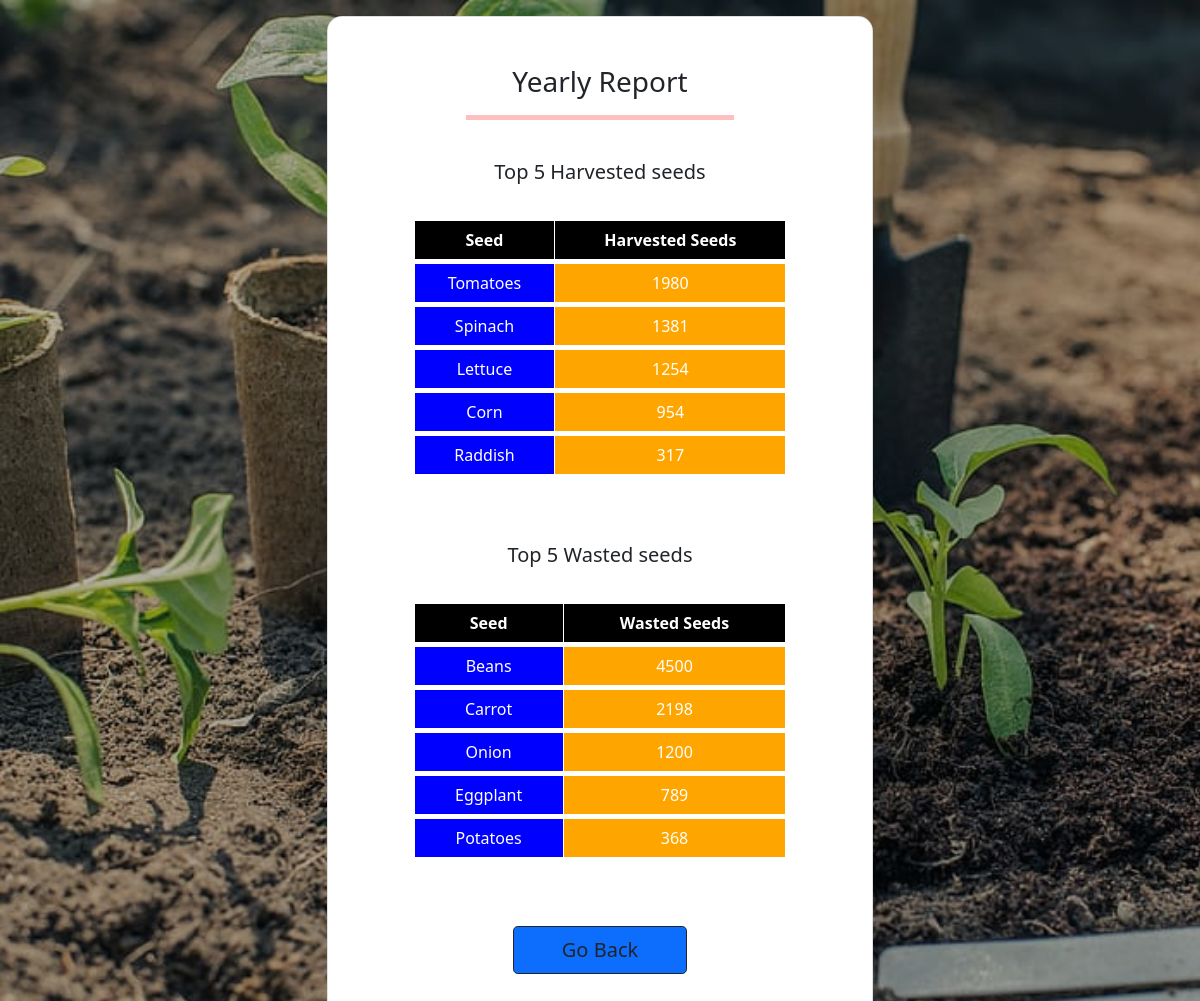
The app's page /yearly_report.php with its own data.
### tables this page shows
CREATE TABLE `seed` (
  `id` int(10) UNSIGNED NOT NULL,
  `name` varchar(150) NOT NULL,
  `category` varchar(50) NOT NULL,
  `ptime` varchar(20) NOT NULL,
  `quantity` int(10) NOT NULL,
  `edate` date NOT NULL,
  `simage` varchar(250) NOT NULL
);

CREATE TABLE `wastedseed` (
  `id` int(11) NOT NULL,
  `name` varchar(250) NOT NULL,
  `category` varchar(250) NOT NULL,
  `quantity` int(15) NOT NULL,
  `date` date NOT NULL
);

### yearly_report.php (the view, shortened to what this page needs)
<?php
include("connection.php");
function show()
{
    global $conn;
    $qry1 = "SELECT * FROM `seed` WHERE category = 'harvested' order by quantity desc LIMIT 5 ";
    $run1 = mysqli_query($conn,$qry1);
?>
<div class="table-responsive">
<table class="table table-bordered mb-3" style="width:85%; text-align: center; margin: auto; color: white; border: 5px solid white">
  <thead>
      <tr style="background-color: black">
          <th>Seed</th>
          <th>Harvested Seeds</th>
      </tr>
  </thead>
  <tbody>
<?php
	if($run1==true)
	{
        while($data1 = mysqli_fetch_assoc($run1))
		{
			?><tr style="border: 5px solid"><td style="background-color: blue"><?php echo $data1['name']; ?></td>
			<td style="background-color: orange"><?php echo $data1['quantity']; ?></td>
    </tr></tbody>
			<?php
		}
	}
?>
</table>
</div>
<?php
}
function show2()
{
    global $conn;
    $qry3 = "SELECT * FROM `wastedseed` order by quantity desc LIMIT 5";
    $run3 = mysqli_query($conn,$qry3);
?>
<div class="table-responsive">
<table class="table table-bordered mb-3" style="width:85%; text-align: center; margin: auto; color: white; border: 5px solid white">
  <thead>
      <tr style="background-color: black">
          <th>Seed</th>
          <th>Wasted Seeds</th>
      </tr>
  </thead>
  <tbody>
<?php
	if($run3==true)
	{
        while($data3 = mysqli_fetch_assoc($run3))
		{
			?><tr style="border: 5px solid"><td style="background-color: blue"><?php echo $data3['name']; ?></td>
			<td style="background-color: orange"><?php echo $data3['quantity']; ?></td>
    </tr></tbody>
			<?php
		}
	}
?>
</table>
</div>
<?php
}
?>
<html>
<head>
    <link href="https://cdn.jsdelivr.net/npm/bootstrap@5.1.3/dist/css/bootstrap.min.css" rel="stylesheet">
</head>
<body>
  <div class="mask d-flex align-items-center h-100 gradient-custom-3">
    <div class="container h-100">
      <div class="row d-flex justify-content-center align-items-center h-100">
        <div class="col-12 col-md-9 col-lg-7 col-xl-6 mt-3">
          <div class="card" style="border-radius: 15px;">
            <div class="card-body p-5">
              <h3 class="text-center">Yearly Report</h3>
                <center><hr style="width: 60%; color: red; height: 5px"></center><br>
              <h5 class="text-center">Top 5 Harvested seeds</h5><br>
<?php show(); ?>
<br><br>
<h5 class="text-center">Top 5 Wasted seeds</h5><br>
<?php show2(); ?>
<center>
  <a href="adm_mainpage.php" class="btn btn-primary btn-lg px-5 mt-5 w-30 btn-outline-dark" role="button">Go Back</a>
    </center>
            </div>
          </div>
            <br>
        </div>
      </div>
    </div>
  </div>
</body>
</html>

### yearly_report.php (style rules this page uses)
body { background: linear-gradient(rgba(0, 0, 0, 0.3), rgba(0, 0, 0, 0.3)), url(images/gardener-bg.jpg); background-size: cover; }

### records on screen
seed: name "Tomatoes", quantity "1980"
seed: name "Spinach", quantity "1381"
seed: name "Lettuce", quantity "1254"
seed: name "Corn", quantity "954"
seed: name "Raddish", quantity "317"
wastedseed: name "Beans", quantity "4500"
wastedseed: name "Carrot", quantity "2198"
wastedseed: name "Onion", quantity "1200"
wastedseed: name "Eggplant", quantity "789"
wastedseed: name "Potatoes", quantity "368"
